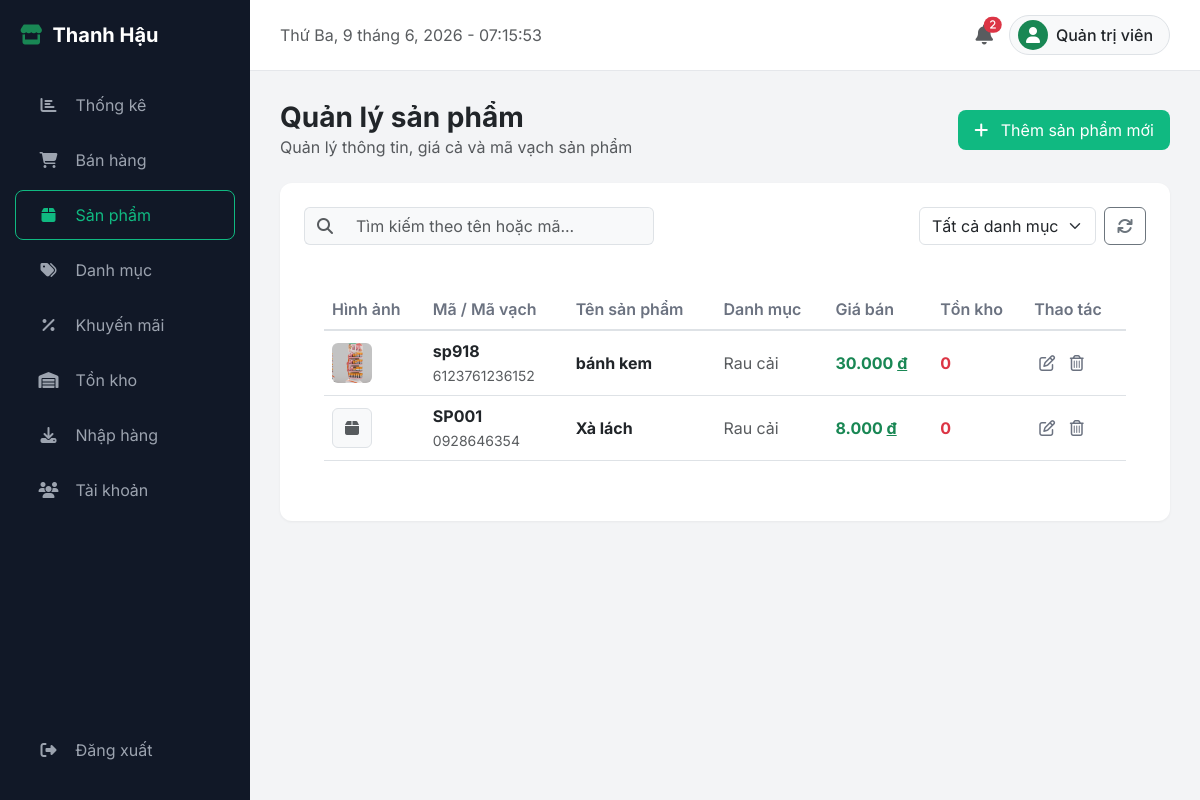
Page /products.php (signed in) on the earlier database version.
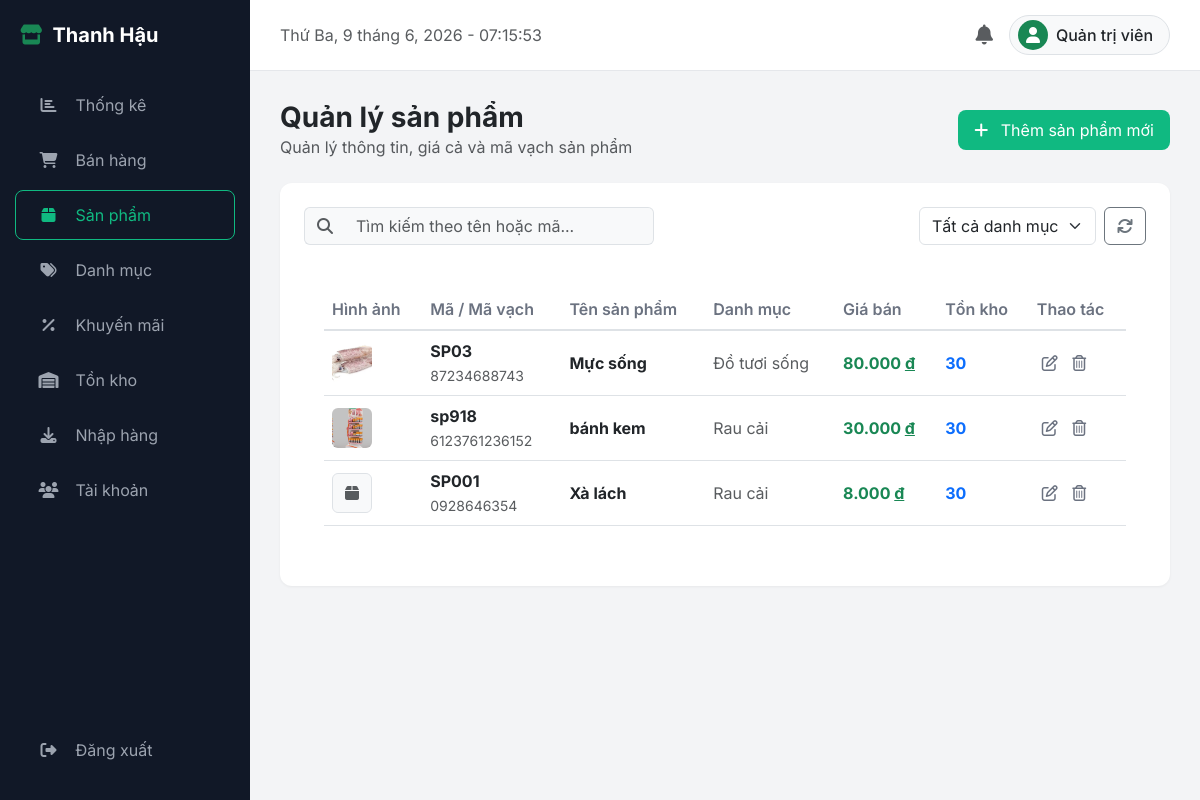
Same page on the later database version.
### tables this page shows
CREATE TABLE `san_pham` (
  `id` int(11) NOT NULL,
  `id_danh_muc` int(11) NOT NULL,
  `ma_vach` varchar(50) NOT NULL,
  `ma_sku` varchar(20) NOT NULL,
  `ten_san_pham` varchar(255) NOT NULL,
  `don_vi_tinh` varchar(20) NOT NULL,
  `gia_nhap` decimal(15,2) NOT NULL,
  `gia_ban` decimal(15,2) NOT NULL,
  `ton_toi_thieu` int(11) DEFAULT 5,
  `han_su_dung` date DEFAULT NULL,
  `hinh_anh` varchar(255) DEFAULT NULL
);

CREATE TABLE `danh_muc` (
  `id` int(11) NOT NULL,
  `ma_danh_muc` varchar(20) NOT NULL,
  `ten_danh_muc` varchar(100) NOT NULL,
  `trang_thai` tinyint(4) DEFAULT 1
);

### products.php (the view, shortened to what the changed rows need)
<?php
include 'connect.php';
$where_arr = [];
$where = count($where_arr) > 0 ? "WHERE " . implode(" AND ", $where_arr) : "";
$sql_select = "SELECT sp.*, dm.ten_danh_muc,
               IFNULL((SELECT SUM(so_luong) FROM ton_kho tk WHERE tk.id_san_pham = sp.id), 0) as ton_kho
               FROM san_pham sp
               LEFT JOIN danh_muc dm ON sp.id_danh_muc = dm.id
               $where ORDER BY sp.id DESC";
$result = $conn->query($sql_select);
include 'includes/header.php';
?>
<div class="card p-4">
    <div class="table-responsive">
        <table class="table table-hover">
            <thead>
                <tr>
                    <th>Hình ảnh</th>
                    <th>Mã / Mã vạch</th>
                    <th>Tên sản phẩm</th>
                    <th>Danh mục</th>
                    <th>Giá bán</th>
                    <th>Tồn kho</th>
                    <th>Thao tác</th>
                </tr>
            </thead>
            <tbody>
                <?php while ($row = $result->fetch_assoc()): ?>
                <tr>
                    <td>
                        <?php if ($row['hinh_anh'] && file_exists($row['hinh_anh'])): ?>
                            <img src="<?= $row['hinh_anh'] ?>" alt="<?= $row['ten_san_pham'] ?>" class="rounded" style="width: 40px; height: 40px; object-fit: cover;">
                        <?php else: ?>
                            <div class="bg-light rounded d-flex align-items-center justify-content-center text-muted border" style="width: 40px; height: 40px;">
                                <i class="fas fa-box"></i>
                            </div>
                        <?php endif; ?>
                    </td>
                    <td>
                        <div class="fw-bold"><?= $row['ma_sku'] ?></div>
                        <small class="text-muted"><?= $row['ma_vach'] ?></small>
                    </td>
                    <td class="fw-bold"><?= $row['ten_san_pham'] ?></td>
                    <td><span class="text-muted"><?= $row['ten_danh_muc'] ?? 'Không xác định' ?></span></td>
                    <td class="fw-bold text-success"><?= number_format($row['gia_ban'], 0, ',', '.') ?> <span class="text-decoration-underline">đ</span></td>
                    <td>
                        <?php if ($row['ton_kho'] > 0): ?>
                            <span class="fw-bold text-primary"><?= $row['ton_kho'] ?></span>
                        <?php else: ?>
                            <span class="fw-bold text-danger">0</span>
                        <?php endif; ?>
                    </td>
                    <td>
                        <button class="action-btn" onclick="editProduct(<?= $row['id'] ?>, <?= $row['id_danh_muc'] ?>, '<?= htmlspecialchars($row['ma_vach'], ENT_QUOTES) ?>', '<?= htmlspecialchars($row['ma_sku'], ENT_QUOTES) ?>', '<?= htmlspecialchars($row['ten_san_pham'], ENT_QUOTES) ?>', '<?= htmlspecialchars($row['don_vi_tinh'], ENT_QUOTES) ?>', <?= $row['gia_nhap'] ?>, <?= $row['gia_ban'] ?>, <?= $row['ton_kho'] ?>, '<?= htmlspecialchars($row['hinh_anh'] ?? '', ENT_QUOTES) ?>')">
                            <i class="far fa-edit"></i>
                        </button>
                        <a href="products.php?delete=<?= $row['id'] ?>" class="action-btn text-decoration-none" onclick="return confirm('Bạn có chắc muốn xóa sản phẩm này?');">
                            <i class="far fa-trash-alt"></i>
                        </a>
                    </td>
                </tr>
                <?php endwhile; ?>
            </tbody>
        </table>
    </div>
</div>
<?php include 'includes/footer.php'; ?>

### includes/header.php (shortened to what the changed rows need)
<?php
include_once __DIR__ . '/../connect.php';
$alert_count = 0;
$sql_low_stock = "SELECT COUNT(*) as total FROM (SELECT sp.id FROM san_pham sp LEFT JOIN ton_kho tk ON sp.id = tk.id_san_pham GROUP BY sp.id HAVING IFNULL(SUM(tk.so_luong), 0) <= MAX(sp.ton_toi_thieu)) as temp";
$result_low = $conn->query($sql_low_stock);
if ($result_low) $alert_count += $result_low->fetch_assoc()['total'];
$sql_exp = "SELECT COUNT(*) as total FROM san_pham WHERE han_su_dung IS NOT NULL AND han_su_dung <= DATE_ADD(CURDATE(), INTERVAL 30 DAY)";
$result_exp = $conn->query($sql_exp);
if ($result_exp) $alert_count += $result_exp->fetch_assoc()['total'];
?>
<!DOCTYPE html>
<html lang="vi">
<head>
    <link href="https://cdn.jsdelivr.net/npm/bootstrap@5.3.0/dist/css/bootstrap.min.css" rel="stylesheet">
    <link rel="stylesheet" href="https://cdnjs.cloudflare.com/ajax/libs/font-awesome/6.4.0/css/all.min.css">
    <link rel="stylesheet" href="assets/css/style.css">
</head>
<body>
    <div class="main-content">
        <div class="topbar">
            <div class="d-flex align-items-center gap-3">
                <i class="fas fa-bell text-muted fs-5 position-relative" title="Cảnh báo hàng hóa" style="cursor: pointer;">
                    <?php if ($alert_count > 0): ?>
                    <span class="position-absolute top-0 start-100 translate-middle badge rounded-pill bg-danger" style="font-size: 0.6rem;">
                        <?= $alert_count ?>
                    </span>
                    <?php endif; ?>
                </i>
                <div class="d-flex align-items-center gap-2 border rounded-pill px-2 py-1 bg-light cursor-pointer">
                    <div class="bg-success text-white rounded-circle d-flex align-items-center justify-content-center" style="width: 30px; height: 30px;">
                    </div>
                    <span class="fw-medium me-2"><?= htmlspecialchars($_SESSION['ho_ten'] ?? 'Admin') ?></span>
                </div>
            </div>
        </div>
        <div class="content-area">

Differences in the rows shown:
added san_pham: hinh_anh (picture), ma_sku "SP03", ma_vach "87234688743", ten_san_pham "Mực sống", id_danh_muc.ten_danh_muc "Đồ tươi sống", gia_ban "80.000", ton_kho "30"
shown differently, row unchanged: san_pham "sp918": ton_kho (not shown) → "30"; no longer shows "0"
shown differently, row unchanged: san_pham "SP001": ton_kho (not shown) → "30"; no longer shows "0"
Other differences:
$alert_count: "2" → (not shown)
